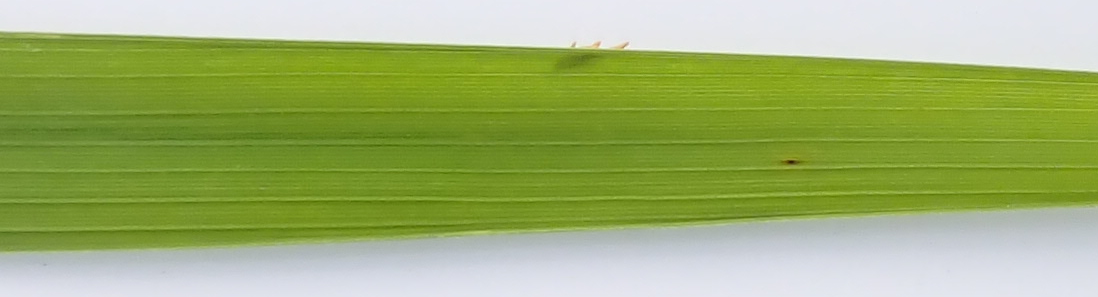
#> input picture Symptom/Leaf/s-01.tif, 1098 x 297 px; its folder holds only this picture in this run
$ python symptom1.py
#> lines starting #> are read from the running program, lines starting #| are printed output that depends on the picture; after the words box and inside, x2 and y2 are one past the last pixel; in counts of white or black regions, pixels touching at a corner belong together
# -*- coding: utf-8 -*-
import os
import glob
import pandas as pd
import numpy as np
import cv2 as cv

os.chdir ("./Leaf/")
PhotoList=glob.glob('*.tif')
PhotoListLength=len(PhotoList)

Leaf = []
Symp = []
Percent = []
for i in range (PhotoListLength):
    os.chdir ("../Leaf/")
    img_original = cv.imread(PhotoList[i])
#> img_original is the input picture: shape (297, 1098, 3); mean B, G, R 110.8, 176.6, 157.8
    img_hsv = cv.cvtColor(img_original, cv.COLOR_BGR2HSV)
#> img_hsv: shape (297, 1098, 3); mean H, S, V 62.7, 119, 178.8

# find leaf
    hsvLeaf_min = np.array([0/2,40,0]) # H：0-360 convert 0-180
    hsvLeaf_max = np.array([360/2,255,255])
    leafArea = cv.inRange(img_hsv, hsvLeaf_min, hsvLeaf_max)
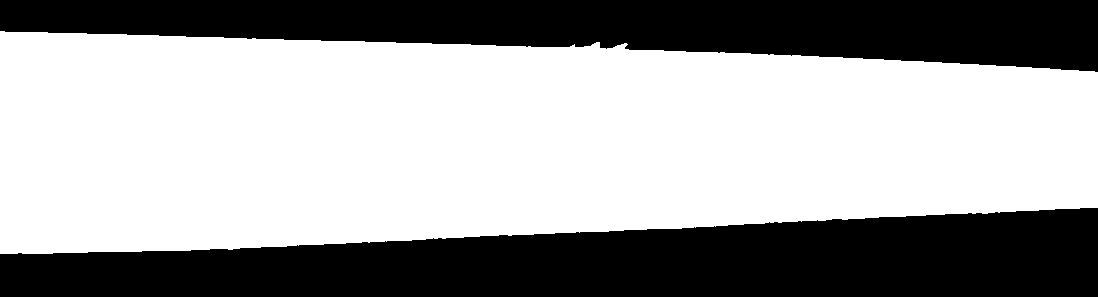
#> leafArea: shape (297, 1098); 62.3% white; 2 black regions, box (x1, y1, x2, y2) and area: (0, 208, 1098, 297) 70005, (0, 0, 1098, 72) 52887
    leafArea_count = cv.countNonZero(leafArea)
#> leafArea_count = 203214

# find symptom
    hsvSymp_min = np.array([10/2,25,50]) # H：0-360 convert 0-180
    hsvSymp_max = np.array([56/2,255,230])
    sympArea = cv.inRange(img_hsv, hsvSymp_min, hsvSymp_max)
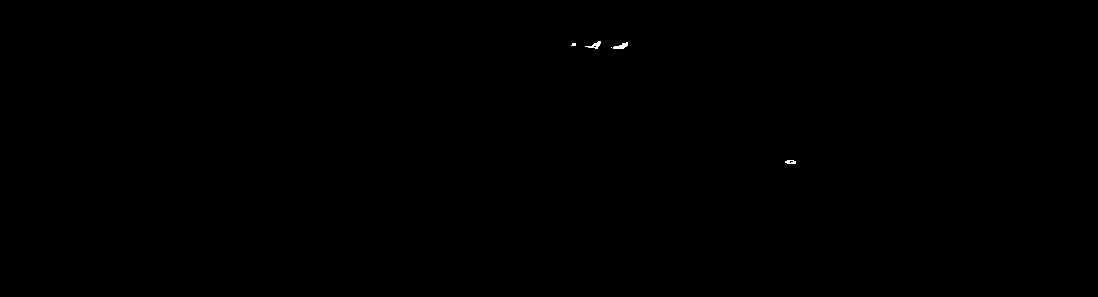
#> sympArea: shape (297, 1098); 0.05% white; 5 white regions (2 under 20 px), largest, box (x1, y1, x2, y2) and area: (613, 42, 628, 49) 59, (585, 41, 601, 49) 54, (785, 160, 796, 164) 34

# analysis
    sympArea_count = cv.countNonZero(sympArea)
#> sympArea_count = 161
    sympAreaPercent = sympArea_count/leafArea_count*100
#> sympAreaPercent = 0.0792
    Leaf.append(leafArea_count)
    Symp.append(sympArea_count)
    Percent.append(sympAreaPercent)

# visualization
    leafArea_inv = cv.bitwise_not(leafArea) # invert
    sympArea_inv = cv.bitwise_not(sympArea) # invert
    img_Leaf = cv.bitwise_and (img_original, img_original, mask = leafArea_inv) #AND
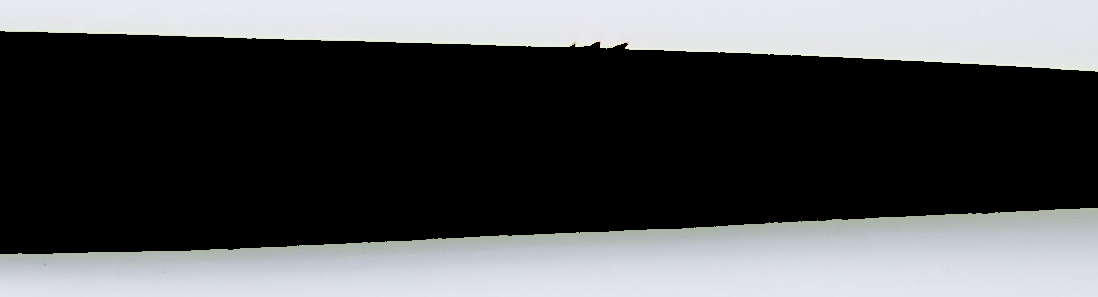
#> img_Leaf: shape (297, 1098, 3); mean B, G, R 84.1, 82.3, 80.9
    img_Symp = cv.bitwise_and(img_original, img_original, mask = sympArea_inv) #AND

# export images
    os.chdir ("../LeafOutput/")
    cv.imwrite(str(PhotoList[i][:-4])+"_leaf.tif",img_Leaf)
    os.chdir ("../SympOutput/")
    cv.imwrite(str(PhotoList[i][:-4])+"_symp.tif",img_Symp)

# export data
os.chdir ("../")
dfResults = pd.DataFrame({'PhotoName': PhotoList,
                                            'Leaf': Leaf,
                                            'Symp': Symp,
                                            'Percent': Percent})
#> dfResults = table of 1 rows and 4 columns
dfResults.to_csv('Results.csv', index=False)

$ run again, on Symptom/Leaf/s-05.tif
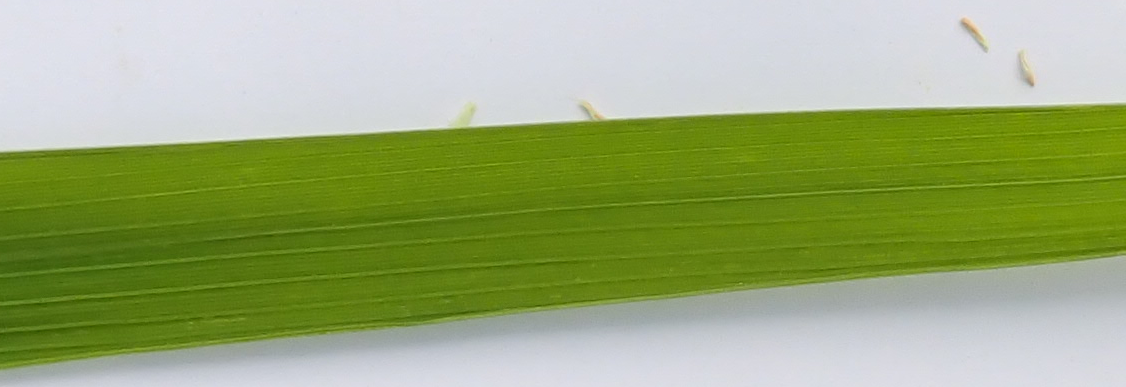
#> input picture Symptom/Leaf/s-05.tif, 1126 x 387 px
#> img_original is the input picture: shape (387, 1126, 3); mean B, G, R 119.2, 171, 155
#> img_hsv: shape (387, 1126, 3); mean H, S, V 72.1, 112.8, 173.9
#> `leafArea = cv.inRange(img_hsv, hsvLeaf_min, hsvLeaf_max)`:
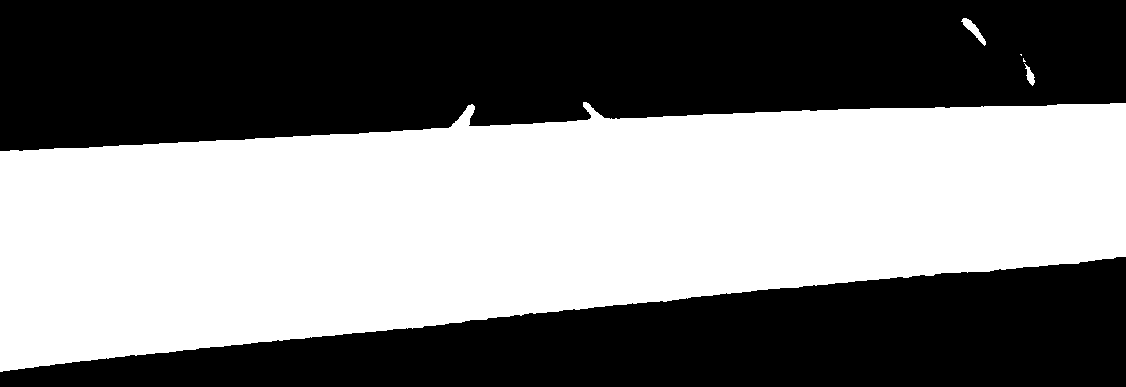
#> leafArea: shape (387, 1126); 48.9% white; 5 white regions (2 under 20 px), largest, box (x1, y1, x2, y2) and area: (0, 102, 1126, 372) 212550, (961, 18, 986, 46) 217, (1024, 63, 1035, 86) 108
#> leafArea_count = 212885
#> sympArea: shape (387, 1126); 0.13% white; 4 white regions (1 under 20 px), largest, box (x1, y1, x2, y2) and area: (1019, 53, 1037, 86) 245, (961, 17, 984, 42) 198, (583, 101, 605, 119) 130
#> sympArea_count = 574
#> sympAreaPercent = 0.27
#> `img_Leaf = cv.bitwise_and (img_original, img_original, mask = leafArea..`:
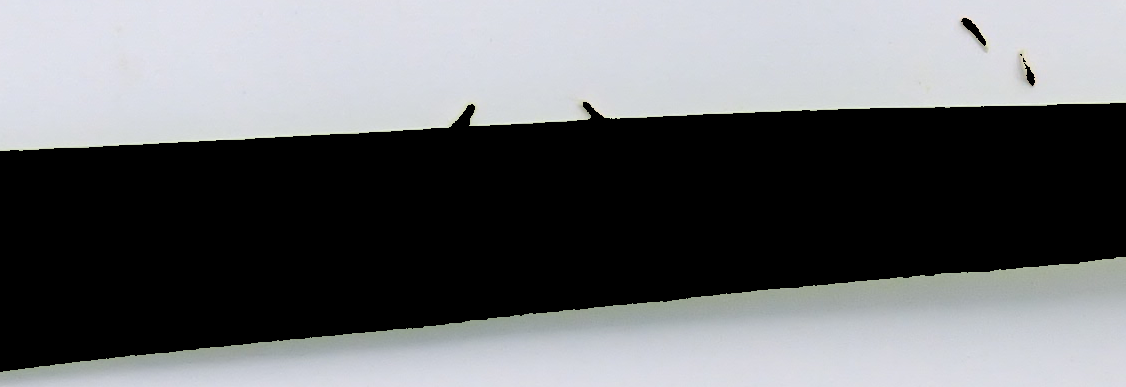
#> img_Leaf: shape (387, 1126, 3); mean B, G, R 109.9, 107.5, 105.9
#> dfResults = table of 1 rows and 4 columns

$ run again, on Symptom/Leaf/s-06.tif
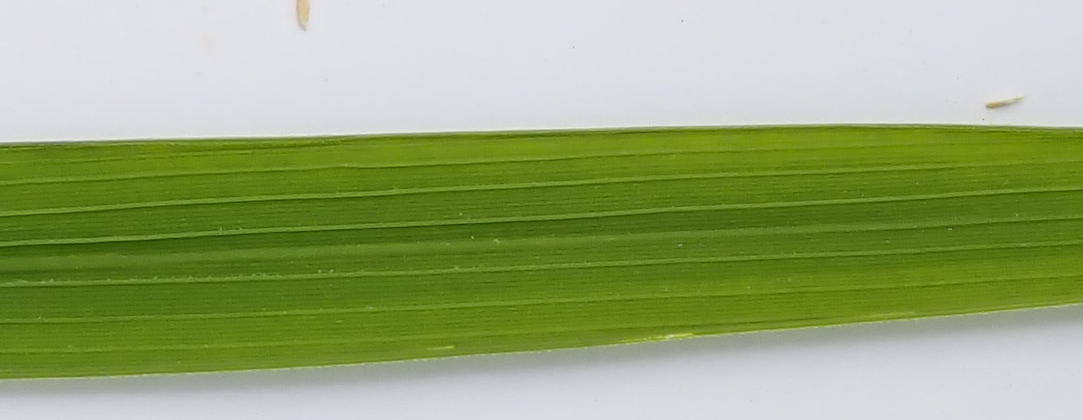
#> input picture Symptom/Leaf/s-06.tif, 1083 x 420 px
#> img_original is the input picture: shape (420, 1083, 3); mean B, G, R 117, 167.6, 151.2
#> img_hsv: shape (420, 1083, 3); mean H, S, V 70.3, 111.3, 169.6
#> `leafArea = cv.inRange(img_hsv, hsvLeaf_min, hsvLeaf_max)`:
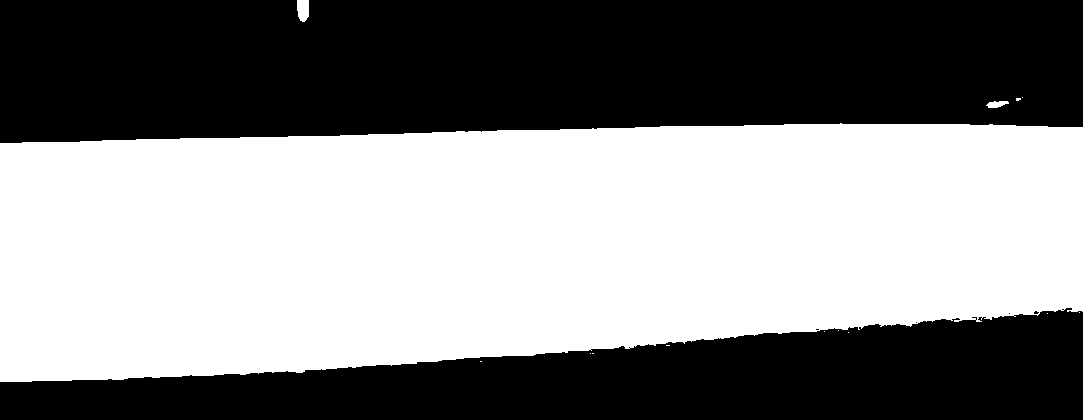
#> leafArea: shape (420, 1083); 52.5% white; 6 black regions (4 under 20 px), largest, box (x1, y1, x2, y2) and area: (0, 0, 1083, 143) 141673, (0, 308, 1083, 420) 74555
#> leafArea_count = 238616
#> sympArea: shape (420, 1083); 0.09% white; 3 white regions (1 under 20 px), largest, box (x1, y1, x2, y2) and area: (296, 0, 310, 26) 304, (986, 100, 1008, 109) 119
#> sympArea_count = 425
#> sympAreaPercent = 0.178
#> `img_Leaf = cv.bitwise_and (img_original, img_original, mask = leafArea..`:
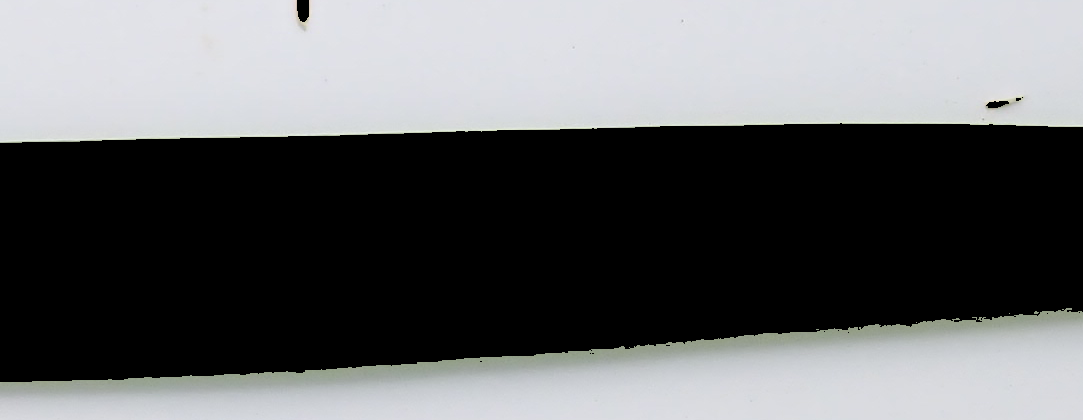
#> img_Leaf: shape (420, 1083, 3); mean B, G, R 103.2, 101.8, 100.6
#> dfResults = table of 1 rows and 4 columns

$ run again, on Symptom/Leaf/s-07.tif
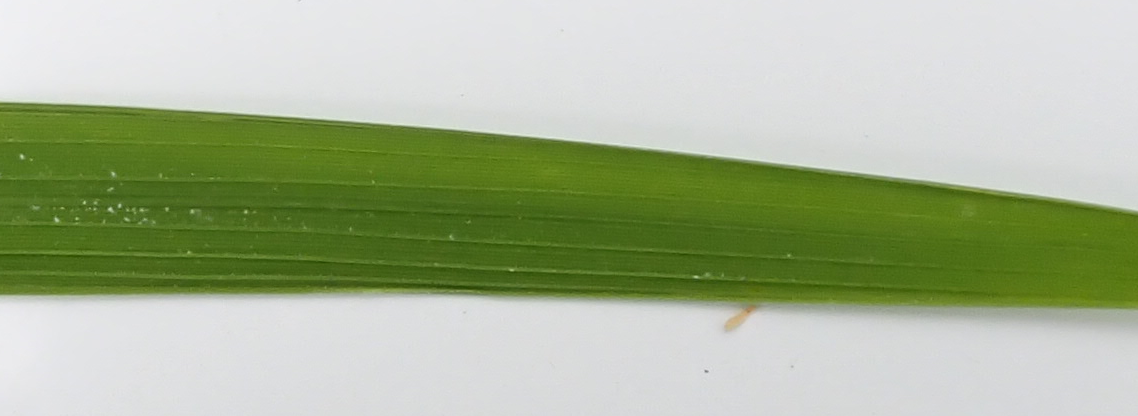
#> input picture Symptom/Leaf/s-07.tif, 1138 x 416 px
#> img_original is the input picture: shape (416, 1138, 3); mean B, G, R 150.3, 181.3, 169.1
#> img_hsv: shape (416, 1138, 3); mean H, S, V 71.7, 72.1, 182.1
#> `leafArea = cv.inRange(img_hsv, hsvLeaf_min, hsvLeaf_max)`:
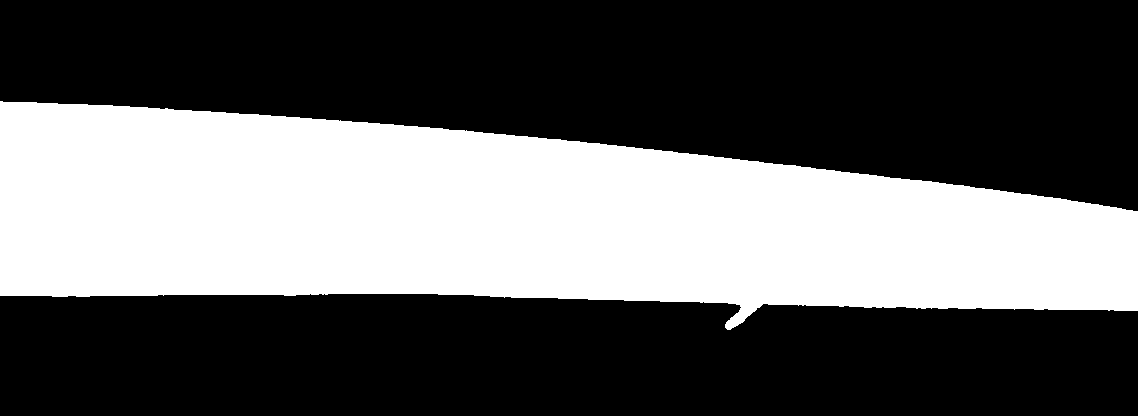
#> leafArea: shape (416, 1138); 37.4% white; 1 white region, box (x1, y1, x2, y2) and area: (0, 101, 1138, 330) 176969
#> leafArea_count = 176969
#> sympArea: shape (416, 1138); 0.09% white; 1 white region, box (x1, y1, x2, y2) and area: (724, 305, 758, 331) 416
#> sympArea_count = 416
#> sympAreaPercent = 0.235
#> `img_Leaf = cv.bitwise_and (img_original, img_original, mask = leafArea..`:
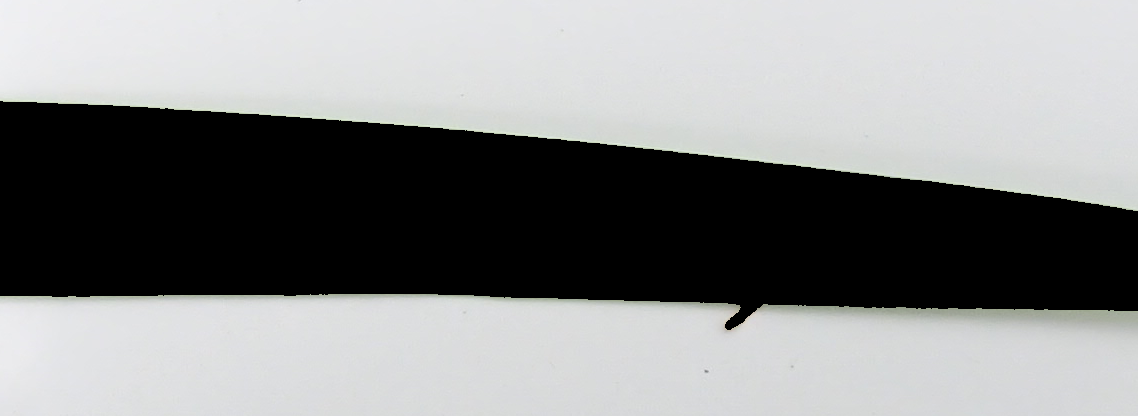
#> img_Leaf: shape (416, 1138, 3); mean B, G, R 138.5, 138.5, 137.4
#> dfResults = table of 1 rows and 4 columns

$ run again, on Symptom/Leaf/s-02.tif
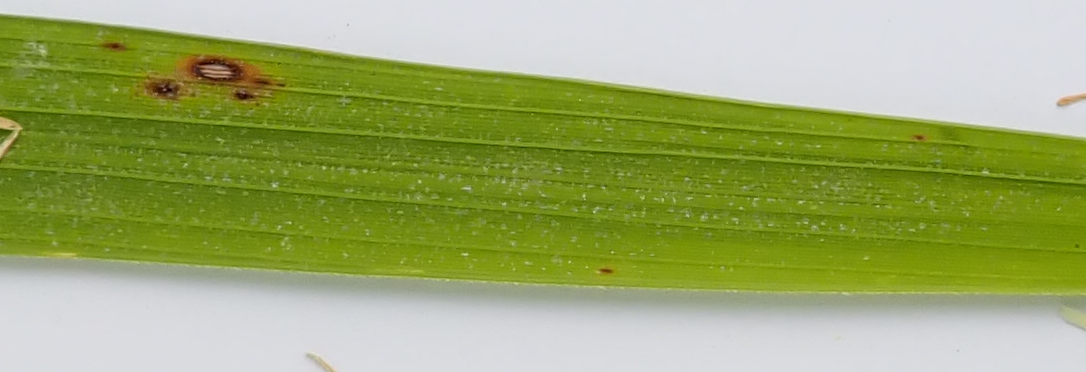
#> input picture Symptom/Leaf/s-02.tif, 1086 x 372 px
#> img_original is the input picture: shape (372, 1086, 3); mean B, G, R 108.5, 169.9, 156.7
#> img_hsv: shape (372, 1086, 3); mean H, S, V 64.9, 120.8, 171.9
#> `leafArea = cv.inRange(img_hsv, hsvLeaf_min, hsvLeaf_max)`:
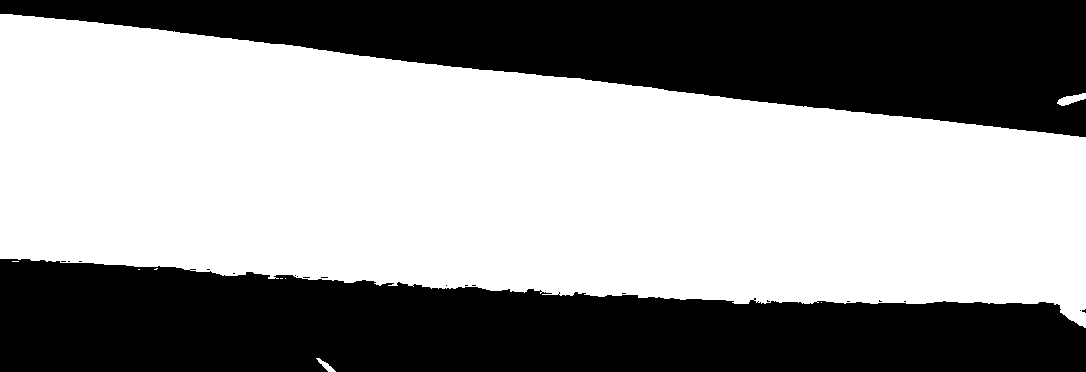
#> leafArea: shape (372, 1086); 57.4% white; 21 black regions (19 under 20 px), largest, box (x1, y1, x2, y2) and area: (0, 259, 1086, 372) 90314, (0, 0, 1086, 137) 81603
#> leafArea_count = 232008
#> sympArea: shape (372, 1086); 1.4% white; 9 white regions (1 under 20 px), largest, box (x1, y1, x2, y2) and area: (136, 54, 284, 105) 4552, (1056, 93, 1086, 106) 236, (0, 117, 21, 132) 186
#> sympArea_count = 5648
#> sympAreaPercent = 2.43
#> `img_Leaf = cv.bitwise_and (img_original, img_original, mask = leafArea..`:
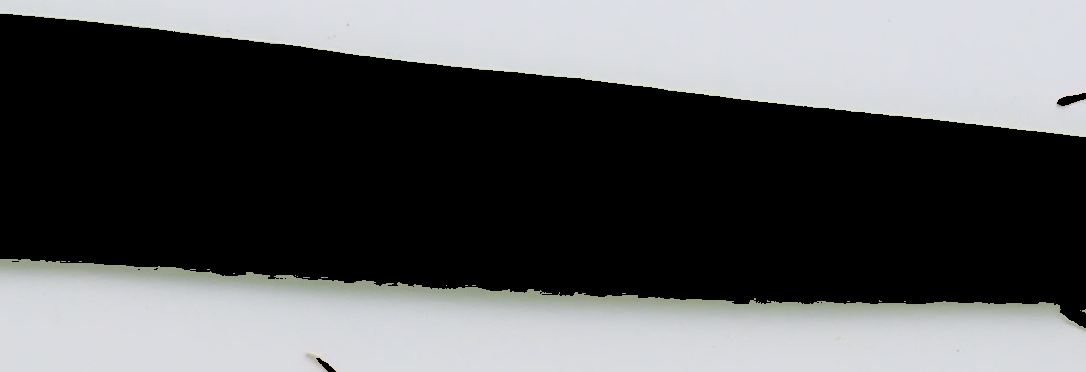
#> img_Leaf: shape (372, 1086, 3); mean B, G, R 91.8, 90.8, 89.8
#> dfResults = table of 1 rows and 4 columns
